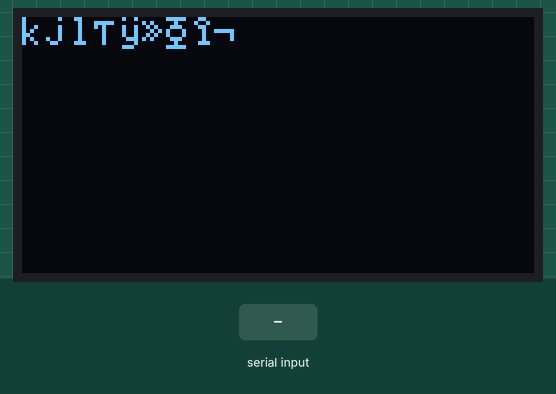
Simulated run of this sketch. Board: Arduino Uno, built with avr-gcc and run on an emulated ATmega328P. On the bench: 128×64 one-colour display. The test bench sets the inputs (shaded band).

Above: at 1.2 s.
1.3 s: "1\n" received over Serial
At 2.1 s:
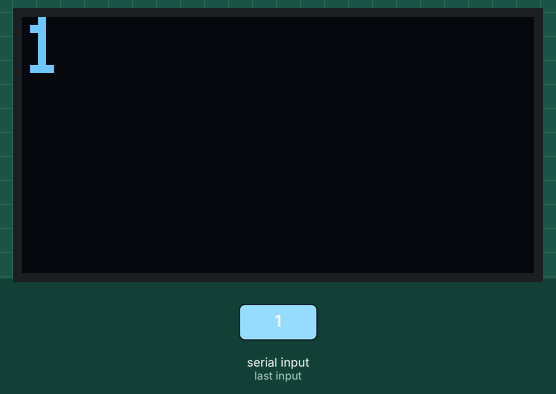
2.8 s: byte 10 ('\n') received over Serial
At 3.2 s:
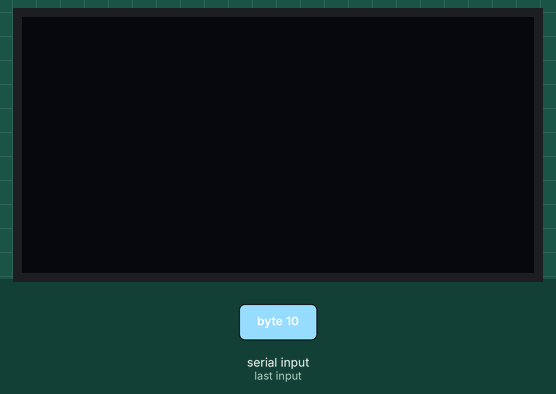
4.3 s: "0\n" received over Serial
At 5.6 s:
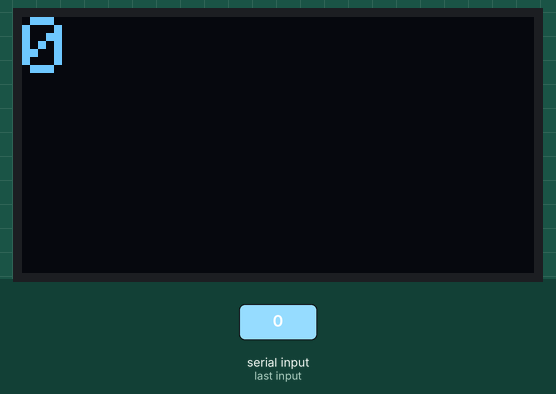
Timing chart, 0 to 7.3 s (numbered marks = the images above; inputs shaded):
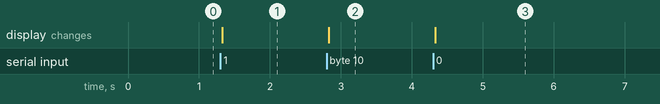

The sketch:

sketch4.10_mar26a.ino
```cpp
#include <Wire.h>
#include <Adafruit_GFX.h>
#include <Adafruit_SSD1306.h>

#define SCREEN_WIDTH 128
#define SCREEN_HEIGHT 64
Adafruit_SSD1306 display(SCREEN_WIDTH, SCREEN_HEIGHT, &Wire, -1);

String line = "";

void setup() {
  Serial.begin(9600);

  if (!display.begin(SSD1306_SWITCHCAPVCC, 0x3C)) {
    while (true) {}
  }

  display.clearDisplay();
  display.setTextSize(1);
  display.setTextColor(SSD1306_WHITE);
  display.setCursor(0, 0);
  display.println("kjl是猪");
  display.display();
}

void loop() {
  while (Serial.available() > 0) {
    char c = Serial.read();

    if (c == '\n') {
      line.trim();

      display.clearDisplay();
      display.setCursor(0, 0);
      display.setTextSize(2);
      display.println(line);
      display.display();

      line = "";
    } else {
      line += c;
    }
  }
}
```

Measured:
- after the input at 1.3 s, the display: changes at once (image 1)
- after the input at 2.8 s, the display: changes at once (image 2)
- after the input at 4.3 s, the display: changes at once (image 3)
